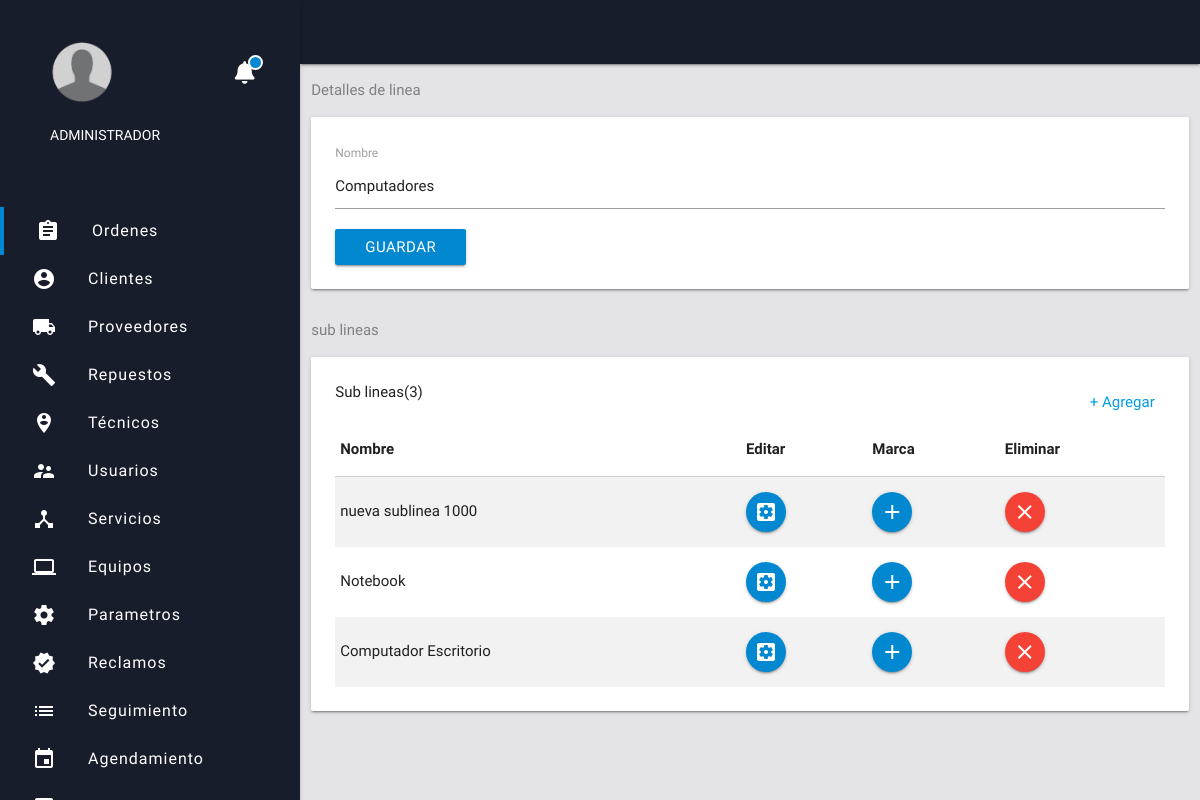
The page /equipments/update_subline.php?id_linea=1 on the database its author committed.
### tables this page shows
CREATE TABLE `linea` (
  `id` int(11) NOT NULL,
  `name` varchar(100) NOT NULL
);

CREATE TABLE `sub_linea` (
  `id` int(11) NOT NULL,
  `name` varchar(100) NOT NULL,
  `id_line` int(11) NOT NULL
);

### equipments/update_subline.php (the view, shortened to what this page needs)
<?php include '../extend/header.php';
$id = $_GET['id_linea'];
$selX = $con->query("SELECT * FROM linea WHERE id = '$id' ");
while ($K = $selX->fetch_assoc()) {
  $name = $K['name'];
}
?>
<div class="row">
      <div class="col s12">
      <p style="color:grey;">Detalles de linea</p>
      <div class="card horizontal">
         <div class="card-stacked">
           <div class="card-content">
             <form  action="up_line.php" method="post">
               <label for="model_name">Nombre</label>
               <input type="text" name="line_name" value="<?php echo $name ?>">
               <button  type="submit" class="btn light-blue darken-2">Guardar</button>
             </form>
           </div>
         </div>
      </div>
     </div>
     <?php $sel = $con->query("SELECT DISTINCT * FROM sub_linea
                      WHERE id_line = '$id'");
        $row = mysqli_num_rows($sel);
        ?>
           <div class="row">
              <div class="col s12">
              <p style="color:grey;">sub lineas</p>
               <div class="card">
                 <div class="card-content">
                   <form  action="excel.php" method="post" target="_blank" id="exportar">
                   <a class="right" style="padding: 10px;" href="add_subline.php?id=<?php echo $id ?>"> + Agregar</a>
                  <span class="card-t
.itle">Sub lineas(<?php echo $row ?>)</span>
                  </form>
                  <table class="excel striped responsive-table" border="1">
                    <thead>
                      <th>Nombre</th>
                      <th class="borrar">Editar</th>
                      <th class="borrar">Marca</th>
                      <th class="borrar">Eliminar</th>
                    </thead>
                    <?php  while ($f = $sel->fetch_assoc()) { ?>
                      <tr>
                        <td><?php echo $f['name'] ?></td>
                        <td><a href="update_line.php?id=<?php echo $f['id']?>&id_linea=<?php echo $id?>&id_sublinea=<?php echo $f['id']?>" class="btn-floating light-blue darken-2"><i class="material-icons">settings_applications</i></a></td>
                        <td> <a href="add_brand_line.php?id=<?php echo $f['id']?>" class="btn-floating light-blue darken-2"><i class="material-icons">add</i></a></td>
                        <td class="borrar"><a href="#" class="btn-floating red" onclick="swal({ title:'Esta seguro que desea eliminar la sub linea?',text: 'Se perderan los datos!', type: 'warning', showCancelButton: true, confirmButtonColor: '#3085d6', cancelButtonColor: '#d33', confirmButtonText: 'Si, eliminar'}).then(function (isConfirm) {
                         if(isConfirm.value){  location.href='delete_subline.php?id=<?php echo $f['id'] ?>'; } else { location.href='update_subline.php?id_linea=<?php echo     $id ?>';} })"><i class="material-icons">clear</i></a></ocatd>
                      </tr>
                    <?php } ?>
                  </table>
                 </div>
              </div>
             </div>
           </div>
           <?php include '../extend/scripts.php'; ?>
</body>
</html>

### css/web-app.css (style rules this page uses)
html { background-color:#e4e3e8; font-family: 'Work Sans', sans-serif; }

### css/notifications.css (style rules this page uses)
body { margin: 0; padding: 0; }

### rows shown on the page
linea: line_name "Computadores"
sub_linea: name "nueva sublinea 1000"
sub_linea: name "Notebook"
sub_linea: name "Computador Escritorio"

### other values the page prints
$row "3"
